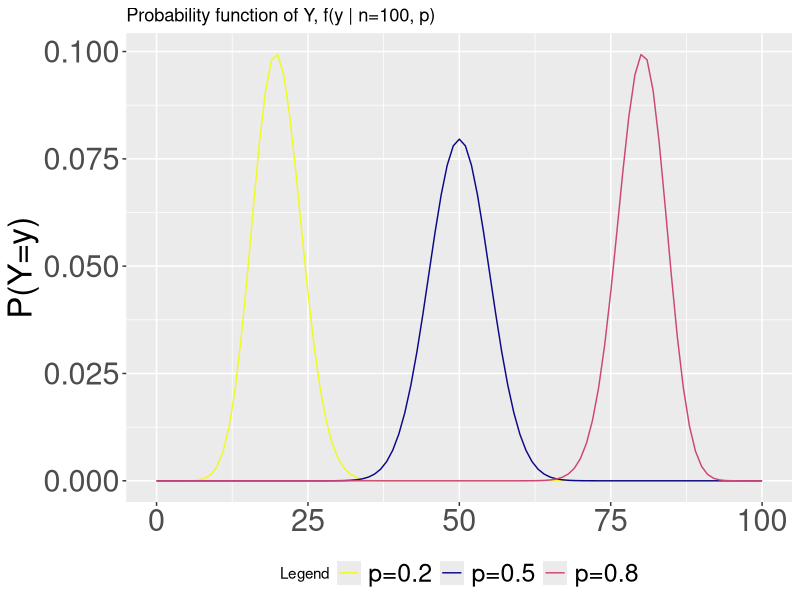

Source code (R):
## ---- chunk 1
library("tidyverse", "knitr")
d1 = 1:6
d2 = 1:6

Y = NULL
for (i in d1) {
  for (j in d2) {
    sum_ij = i + j
    Y <- c(Y,sum_ij)
  }
}

ditrib_Y <- table(Y) %>% as_tibble() %>% mutate(p=round(n/sum(n),2)) %>% select(-n)
names(ditrib_Y) <- c("y","P(Y=y)") 
knitr::kable(ditrib_Y, format = "markdown", align = 'lc')
## ---- chunk 2
set.seed(12345)
moneda <- rbinom(n=1, size=1, p=0.7)
print(moneda)
## ---- chunk 3
set.seed(12345)
monedas <- rbinom(n=100, size=1, p=0.7)
print(monedas)
## ---- chunk 4
# Probability of getting 5 successes out of 10 trials if probability of success is 0.9 

#Manually
choose(10,5)*(0.9^5)*(0.1^5) 

# Using random variable distribution functions
dbinom(x=5,size=10,prob=0.9)
## ---- chunk 5
library("tidyverse")
plot <- ggplot(data = data.frame(y = 0), mapping = aes(Y = y))
binom_distrib <- function(p,n,y) choose(n,y)*(p^(y))*((1-p)^(n-y))

plot <- plot + stat_function(fun = binom_distrib, args = list(n= 100, p= 0.2), aes(color="red")) +
  stat_function(fun = binom_distrib, args = list(n= 100,p=0.5), aes(color="blue")) +
  stat_function(fun = binom_distrib, args = list(n= 100,p=0.8), aes(color="green")) +
  xlim(0,100) + labs(y="P(Y=y)", title="Probability function of Y, f(y | n=100, p)") +
     scale_color_viridis_d(option = "plasma", name = "Legend",
                          breaks = c("red", "blue", "green"),
                          labels = c("p=0.2", "p=0.5", "p=0.8"),
                          guide = "legend") +
      theme(axis.text.y = element_text(size = 22), axis.text.x = element_text(size = 22),
      axis.title.y = element_text(size = 24), axis.title.x = element_text(size = 24), 
      legend.text = element_text(size = 18), legend.position="bottom")

print(plot)
